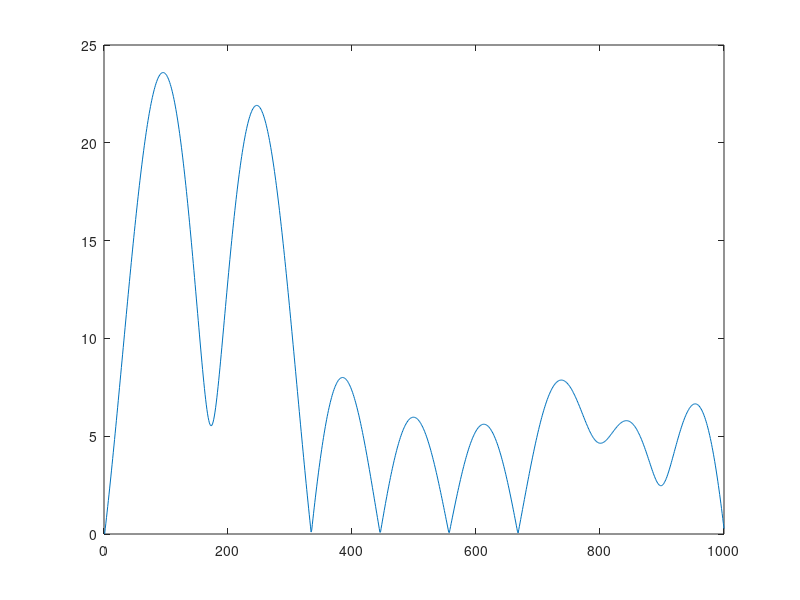
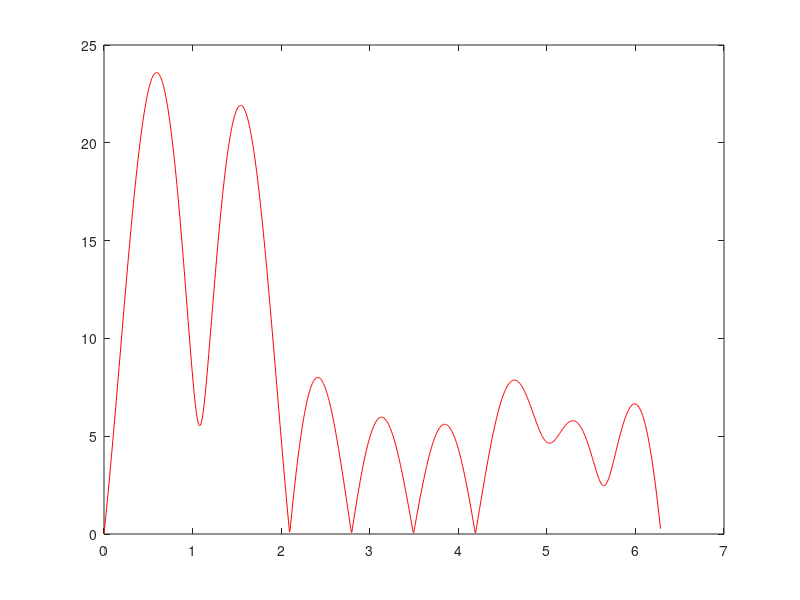

The MATLAB source for these figures, in order: (Note: this script raises an error after producing the figures.)
%% Question-3
w=linspace(-2*pi,2*pi,1000);

H_ideal=~((abs(w)<(3*pi/2)) & (abs(w)>(pi/2)));
% H_ideal=double(H_ideal);
plot(w/pi,H_ideal)

name={'-2\Pi';'-1.5\Pi';'-\Pi';'-0.5\Pi';'0';'0.5\Pi';'\Pi';'1.5\Pi';'2\Pi'};
set(gca,'XTickLabel',name)

title('Frequency Response')
xlabel('frequency(w)')
ylabel('|H_{ideal}(e^{jw})|')
ylim([0 1.2])

%% part b
N=9;
k=0:(N-1);
w=2*pi*k/N;
H_m=~((w<(3*pi/2)) & (w>(pi/2)));
H_m=double(H_m);
stem(k,H_m);
xlabel('w=k*2\Pi/8 where x values represents k')
ylabel('|H|')
ylim([0 1.2])


%% part c
H_p=-w*(N-1)/2
%H_p=exp(-1i*w*(N-1)/2);


%% part d

F=zeros(N,N);

for m=1:N
    for n=1:N
        
        F(m,n)=exp(1i*w(m)*(n-1));
              
    end
end
 
H=H_m.*H_p;

h=F\H';
stem(real(h),'fill');
xlabel('n');
ylabel('amplitude of h[n]');
title('Impulse Response')
%% part e

plot(abs(fft(h,1000)))
x1=linspace(0,2*pi,1000);
figure, plot(x1,abs(fft(h,1000)),'r');
hold on
stem(w,Hm,'b'); axis([0 2*pi 0 1.5]);
title('Discrete Time Fourier Transform')
ylabel('values')
xlabel('w')


